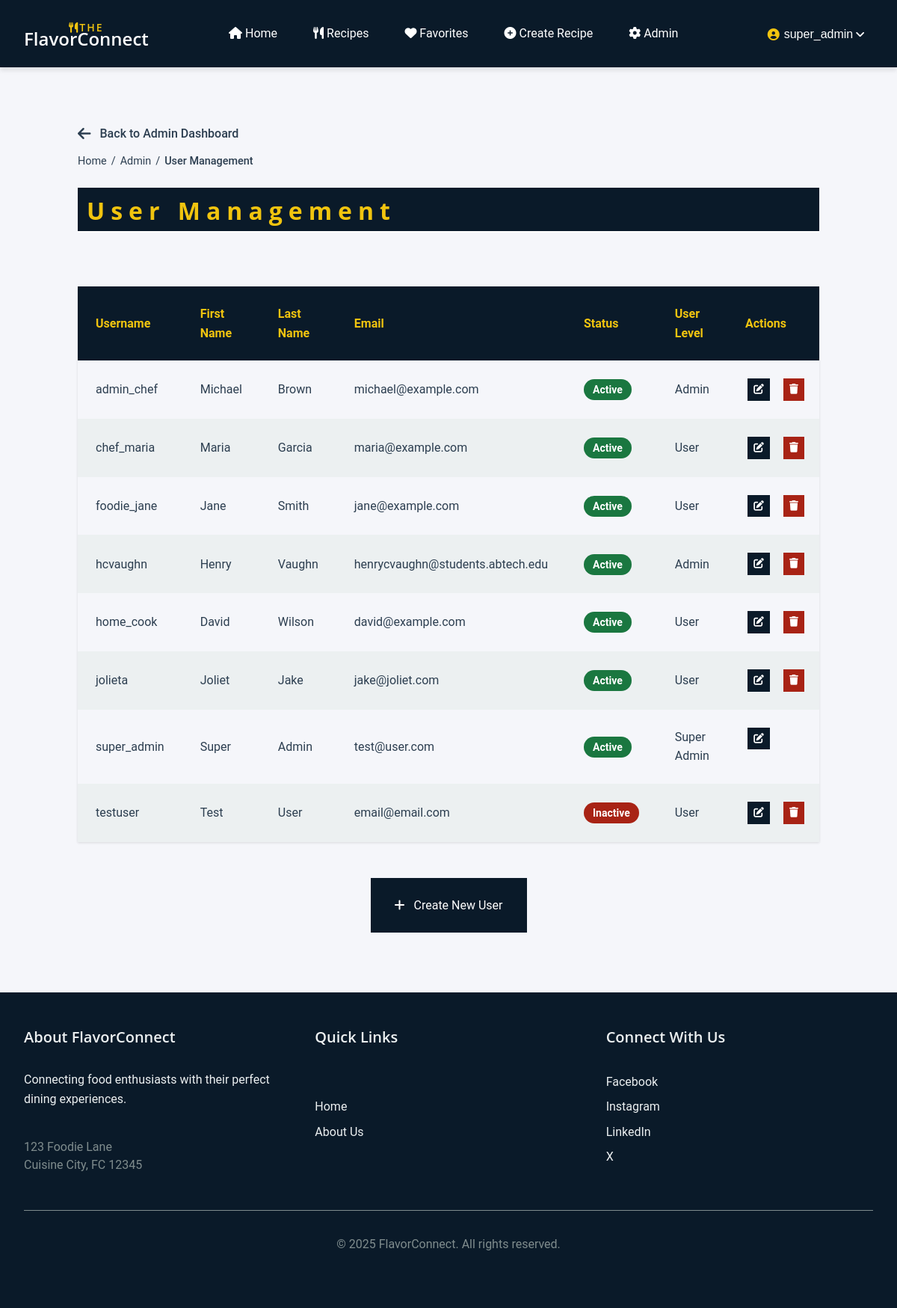
The app's page /admin/users/index.php (signed in) with its own data.
### tables this page shows
CREATE TABLE `user_account` (
  `user_id` int UNSIGNED NOT NULL,
  `username` varchar(50) NOT NULL,
  `first_name` varchar(50) NOT NULL,
  `last_name` varchar(50) NOT NULL,
  `email` varchar(100) NOT NULL,
  `password_hash` varchar(255) NOT NULL,
  `user_level` enum('s','a','u') NOT NULL DEFAULT 'u',
  `is_active` tinyint(1) DEFAULT '1'
);

### private/core/functions.php (called while the page is built, shortened)
<?php
function url_for($script_path) {
  $base_url = isset($_SERVER['REQUEST_SCHEME']) && isset($_SERVER['HTTP_HOST'])
    ? $_SERVER['REQUEST_SCHEME'] . '://' . $_SERVER['HTTP_HOST']
    : '';
  return $base_url . $script_path;
}
function u($string="") {
  return urlencode($string);
}
function h($string="") {
    return htmlspecialchars((string)$string, ENT_QUOTES, 'UTF-8');
}
?>

### private/core/initialize.php (called while the page is built, shortened)
<?php
spl_autoload_register(function($class) {
    $class_file = PRIVATE_PATH . '/classes/' . $class . '.class.php';
});
require_once(PRIVATE_PATH . '/core/functions.php');
require_once(PRIVATE_PATH . '/core/validation_functions.php');
require_once(PRIVATE_PATH . '/core/database_functions.php');
$session = new Session();

### private/classes/Session.class.php (called while the page is built, shortened)
<?php
class Session {
    private $is_admin;
    public function is_admin() {
        return isset($this->is_admin) && $this->is_admin === true;
    }
    private function check_stored_login() {
        if(isset($_SESSION['user_id'])) {
            $this->is_admin = $_SESSION['is_admin'];
        }
    }
}
?>

### private/classes/DatabaseObject.class.php (called while the page is built, shortened)
<?php
abstract class DatabaseObject {
    protected static $table_name;
    protected static $database;
    protected static $primary_key;
    public static function set_database($database) {
        self::$database = $database;
    }
    public static function get_database() {
        return static::$database;
    }
    protected static function get_primary_key() {
        return static::$primary_key;
    }
    public static function find_by_sql($sql) {
        $database = static::get_database();
        $result = mysqli_query($database, $sql);
        $object_array = [];
        while($record = mysqli_fetch_assoc($result)) {
            $object_array[] = static::instantiate($record);
        }
        return $object_array;
    }
    public static function find_by_id($id) {
        $database = static::get_database();
        $sql = "SELECT * FROM " . static::$table_name . " ";
        $sql .= "WHERE " . static::get_primary_key() . "='" . db_escape($database, $id) . "'";
        $obj_array = static::find_by_sql($sql);
        if(!empty($obj_array)) {
            return array_shift($obj_array);
        } else {
            return false;
        }
    }
    protected static function instantiate($record) {
        $object = new static;
        foreach($record as $property => $value) {
            if(property_exists($object, $property)) {
                $object->$property = $value;
            }
        }
        return $object;
    }
}

### private/core/database_functions.php (called while the page is built, shortened)
<?php
function db_escape($connection, $string) {
  return mysqli_real_escape_string($connection, $string);
}
?>

### private/classes/User.class.php (called while the page is built, shortened)
<?php
class User extends DatabaseObject {
    public function __construct($args=[]) {
        $this->user_level = $args['user_level'] ?? 'u';
    }
}

### public/admin/users/index.php (the view, shortened to what this page needs)
<?php
require_once('../../../private/core/initialize.php');
$page_title = 'Admin: User Management';
$page_style = 'admin';
$sql = "SELECT * FROM user_account";
$sql .= " ORDER BY username ASC";
$users = User::find_by_sql($sql);
include(SHARED_PATH . '/member_header.php');
?>
<main class="main-content">
    <div class="admin-content">
        <a href="<?php echo url_for('/admin/index.php'); ?>" class="back-link">
            <i class="fas fa-arrow-left"></i> Back to Admin Dashboard
        </a>
        <div class="breadcrumbs">
            <a href="<?php echo url_for('/'); ?>" class="breadcrumb-item">Home</a>
            <span class="breadcrumb-separator">/</span>
            <a href="<?php echo url_for('/admin/index.php'); ?>" class="breadcrumb-item">Admin</a>
            <span class="breadcrumb-separator">/</span>
            <span class="breadcrumb-item active">User Management</span>
        </div>
        <div class="admin-header">
            <h1>User Management</h1>
        </div>
        <div class="table-responsive">
            <table class="list">
                <thead>
                    <tr>
                        <th>Username</th>
                        <th>First Name</th>
                        <th>Last Name</th>
                        <th>Email</th>
                        <th>Status</th>
                        <th>User Level</th>
                        <th>Actions</th>
                    </tr>
                </thead>
                <tbody>
                    <?php foreach($users as $user) { ?>
                        <tr>
                            <td data-label="Username"><?php echo h($user->username); ?></td>
                            <td data-label="First Name"><?php echo h($user->first_name); ?></td>
                            <td data-label="Last Name"><?php echo h($user->last_name); ?></td>
                            <td data-label="Email"><?php echo h($user->email); ?></td>
                            <td data-label="Status">
                                <span class="status-badge <?php echo $user->is_active ? 'active' : 'inactive'; ?>">
                                    <?php echo $user->is_active ? 'Active' : 'Inactive'; ?>
                                </span>
                            </td>
                            <td data-label="User Level">
                                <?php
                                $level = '';
                                switch($user->user_level) {
                                    case 's':
                                        $level = 'Super Admin';
                                        break;
                                    case 'a':
                                        $level = 'Admin';
                                        break;
                                    default:
                                        $level = 'User';
                                }
                                echo h($level);
                                ?>
                            </td>
                            <td data-label="Actions" class="actions">
                                <a href="<?php echo url_for('/admin/users/edit.php?user_id=' . h(u($user->user_id))); ?>"
                                   class="action" title="Edit">
                                    <i class="fas fa-edit"></i>
                                </a>
                                <?php if($user->user_level !== 's') { ?>
                                    <a href="<?php echo url_for('/admin/users/delete.php?user_id=' . h(u($user->user_id))); ?>"
                                       class="action delete"
                                       onclick="return confirm('Are you sure you want to delete this user?');"
                                       title="Delete">
                                        <i class="fas fa-trash"></i>
                                    </a>
                                <?php } ?>
                            </td>
                        </tr>
                    <?php } ?>
                </tbody>
            </table>
        </div>
    </div>
</main>
<div class="bottom-actions">
    <a href="<?php echo url_for('/admin/users/new.php'); ?>" class="action create">
        <i class="fas fa-plus"></i> Create New User
    </a>
</div>
<?php include(SHARED_PATH . '/footer.php'); ?>

### private/shared/member_header.php (shortened to what this page needs)
<!DOCTYPE html>
<html lang="en">
<head>
    <link rel="stylesheet" href="<?php echo url_for('/assets/css/main.css'); ?>">
    <link rel="stylesheet" href="https://cdnjs.cloudflare.com/ajax/libs/font-awesome/6.0.0/css/all.min.css">
    <link rel="stylesheet" href="<?php echo url_for('/assets/css/components/header.css?v=' . time()); ?>">
    <link rel="stylesheet" href="<?php echo url_for('/assets/css/components/member-header.css?v=' . time()); ?>">
    <link rel="stylesheet" href="<?php echo url_for('/assets/css/components/footer.css?v=' . time()); ?>">
    <link rel="stylesheet" href="<?php echo url_for('/assets/css/components/forms.css?v=' . time()); ?>">
    <link rel="stylesheet" href="<?php echo url_for('/assets/css/components/recipe-favorite.css?v=' . time()); ?>">
    <link rel="stylesheet" href="<?php echo url_for('/assets/css/components/recipe-card.css?v=' . time()); ?>">
    <?php if(isset($page_style)) { ?>
    <link rel="stylesheet" href="<?php echo url_for('/assets/css/pages/' . $page_style . '.css?v=' . time()); ?>">
    <?php } ?>
</head>
<body>
    <header class="header" role="banner">
        <div class="header-grid">
            <div class="logo">
                <a href="<?php echo url_for('/index.php'); ?>" aria-label="FlavorConnect Home">
                    <span class="logo-the"><i class="fas fa-utensils"></i>The</span>
                    <h1>FlavorConnect</h1>
                </a>
            </div>
            <nav class="main-nav" role="navigation" aria-label="Main navigation">
                <ul>
                    <li><a href="<?php echo url_for('/index.php'); ?>" <?php echo $page_title === 'Home' ? 'class="active" aria-current="page"' : ''; ?>><i class="fas fa-home" aria-hidden="true"></i> Home</a></li>
                    <li><a href="<?php echo url_for('/recipes/index.php'); ?>" <?php echo $page_title === 'Recipes' ? 'class="active" aria-current="page"' : ''; ?>><i class="fas fa-utensils" aria-hidden="true"></i> Recipes</a></li>
                    <li><a href="<?php echo url_for('/users/favorites.php'); ?>" <?php echo $page_title === 'favorites' ? 'class="active" aria-current="page"' : ''; ?>><i class="fas fa-heart" aria-hidden="true"></i> Favorites</a></li>
                    <li><a href="<?php echo url_for('/recipes/new.php'); ?>" <?php echo $page_title === 'Create Recipe' ? 'class="active" aria-current="page"' : ''; ?>><i class="fas fa-plus-circle" aria-hidden="true"></i> Create Recipe</a></li>
                    <?php if($session->is_admin() || $session->is_super_admin()) { ?>
                    <li class="nav-item">
                        <a href="<?php echo url_for('/admin/index.php'); ?>" class="nav-link">
                            <i class="fas fa-cog" aria-hidden="true"></i> Admin
                        </a>
                    </li>
                    <?php } ?>
                </ul>
            </nav>
            <div class="user-section">
                <div class="user-menu">
                    <button class="user-menu-button" aria-expanded="false" aria-haspopup="true">
                        <?php
                        $current_user = User::find_by_id($session->get_user_id());
                        $username = $current_user ? h($current_user->username) : 'Guest';
                        ?>
                        <span class="username"><i class="fas fa-user-circle" aria-hidden="true"></i> <?php echo $username; ?></span>
                    </button>
                </div>
            </div>
        </div>
    </header>
    <main class="main-content">

### public/assets/css/main.css (style rules this page uses)
:root { --accent-color: #f1c40f; --accent-color-dark: #2980b9; --background-color: #f5f6fa; --border-radius-lg: 12px; --border-radius-md: 8px; --border-radius-sm: 4px; --border-radius-xl: 16px; --color-white: #ffffff; --container-padding: var(--spacing-lg); --container-width: min(100% - var(--spacing-lg), 1200px); --danger-color: #dc3545; --danger-color-dark: #c82333; --danger-color-light: #fff5f5; --dark-gray: #7f8c8d; --error-color: #a82315; --font-primary: "Roboto", sans-serif; --font-secondary: "Open Sans", sans-serif; --font-size-base: clamp(0.875rem, 2vw, 1rem); --font-size-large: clamp(1rem, 2.5vw, 1.25rem); --font-size-small: clamp(0.75rem, 1.5vw, 0.875rem); --font-size-xlarge: clamp(1.25rem, 3vw, 1.5rem); --font-size-xxlarge: clamp(1.5rem, 4vw, 2rem); --grid-columns: 12; --grid-gap: var(--spacing-md); --grid-gap-lg: var(--spacing-lg); --grid-gap-sm: var(--spacing-sm); --light-gray: #ecf0f1; --on-error-color: #ffffff; --on-success-color: #ffffff; --primary-color: #0a1a29; --secondary-color: #3498db; --shadow-lg: 0 10px 15px rgba(0, 0, 0, 0.1); --shadow-md: 0 4px 6px rgba(0, 0, 0, 0.1); --shadow-sm: 0 1px 3px rgba(0, 0, 0, 0.12); --spacing-lg: clamp(1.5rem, 3vw, 2rem); --spacing-md: clamp(1rem, 2vw, 1.5rem); --spacing-sm: clamp(0.5rem, 1vw, 0.75rem); --spacing-2xl: clamp(3rem, 6vw, 4rem); --spacing-xl: clamp(2rem, 4vw, 3rem); --spacing-xs: clamp(0.25rem, 0.5vw, 0.5rem); --success-color: #1a7740; --text-color: #2c3e50; --text-muted: #95a5a6; --transition-fast: 150ms ease-in-out; --transition-medium: 300ms ease-in-out; --transition-slow: 500ms ease-in-out; --warning-color: #e74c3c; }
* { box-sizing: border-box; margin: 0; padding: 0; }
html { height: 100%; margin: 0; padding: 0; overflow-y: hidden; max-width: 100%; }
body { height: 100%; margin: 0; padding: 0; overflow-y: auto; overflow-x: hidden; max-width: 100%; background-color: var(--background-color); color: var(--text-color); display: grid; font-family: var(--font-primary); grid-template-rows: auto 1fr auto; line-height: 1.6; min-height: 100vh; position: relative; grid-template-areas: "header" "main" "footer"; }
header { grid-area: header; }
.main-content { grid-area: main; margin: var(--spacing-lg) auto; padding: 0 var(--spacing-lg); width: 100%; box-sizing: border-box; }
.main-content > * { margin-left: auto; margin-right: auto; }
h1, h2, h3, h4, h5, h6 { font-family: var(--font-secondary); font-weight: 600; line-height: 1.2; margin-bottom: var(--spacing-md); margin-top: 0; }
h1:not(.logo h1) { color: var(--accent-color); font-size: var(--font-size-xxlarge); letter-spacing: 0.25em; font-weight: 700; text-shadow: 0 1px 1px rgba(0, 0, 0, 0.05); padding-bottom: 0.5rem; margin-bottom: var(--spacing-md); }
a { color: var(--primary-color); text-decoration: none; transition: color var(--transition-medium); }
.back-link { align-items: center; color: var(--text-color); display: inline-flex; font-weight: 500; gap: var(--spacing-sm); padding: var(--spacing-sm) 0; text-decoration: none; transition: color var(--transition-fast); white-space: nowrap; width: fit-content; }
.back-link i { font-size: var(--font-size-large); }
a, button, .btn, input, textarea { transition: all var(--transition-medium); }

### public/assets/css/components/header.css (style rules this page uses)
.header { background-color: var(--primary-color); box-shadow: var(--shadow-md); padding: var(--spacing-md) 0; position: relative; z-index: 1000; }
.header-grid { align-items: center; display: grid; gap: var(--spacing-xl); grid-template-columns: auto 1fr auto; margin: 0 auto; max-width: var(--container-max-width); padding: 0 var(--spacing-lg); }
.logo { font-family: var(--font-secondary); font-size: var(--font-size-xlarge); font-weight: 700; position: relative; }
.logo a { color: white; display: grid; justify-items: center; text-decoration: none; }
.logo h1 { font-size: var(--font-size-xlarge); line-height: 1; margin: 0; }
.logo-the { color: var(--accent-color); font-size: var(--font-size-small); font-weight: 600; letter-spacing: 2px; margin-bottom: -0.5rem; text-transform: uppercase; }
.main-nav { grid-area: nav; justify-self: center; position: relative; }
.main-nav ul { display: flex; gap: var(--spacing-md); list-style: none; margin: 0; padding: 0; }
.main-nav ul li a { color: var(--color-white); padding: var(--spacing-sm); text-decoration: none; }

### records on screen
user_account: username "super_admin", first_name "Super", last_name "Admin", email "test@user.com", is_active "Active", user_level "Super Admin"
user_account: username "admin_chef", first_name "Michael", last_name "Brown", email "michael@example.com", is_active "Active", user_level "Admin"
user_account: username "chef_maria", first_name "Maria", last_name "Garcia", email "maria@example.com", is_active "Active", user_level "User"
user_account: username "foodie_jane", first_name "Jane", last_name "Smith", email "jane@example.com", is_active "Active", user_level "User"
user_account: username "hcvaughn", first_name "Henry", last_name "Vaughn", email "henrycvaughn@students.abtech.edu", is_active "Active", user_level "Admin"
user_account: username "home_cook", first_name "David", last_name "Wilson", email "david@example.com", is_active "Active", user_level "User"
user_account: username "jolieta", first_name "Joliet", last_name "Jake", email "jake@joliet.com", is_active "Active", user_level "User"
user_account: username "testuser", first_name "Test", last_name "User", email "email@email.com", is_active "Inactive", user_level "User"
